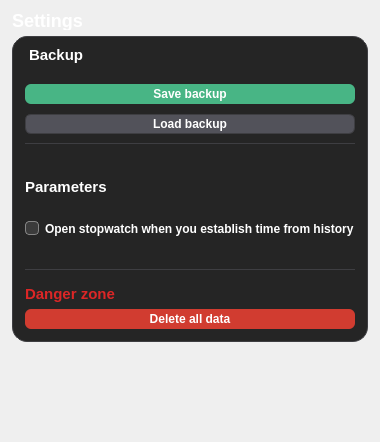
             <widget class="QWidget" name="settings_page">
              <layout class="QGridLayout" name="gridLayout_18">
               <property name="leftMargin">
                <number>0</number>
               </property>
               <property name="topMargin">
                <number>0</number>
               </property>
               <property name="rightMargin">
                <number>0</number>
               </property>
               <property name="bottomMargin">
                <number>0</number>
               </property>
               <item row="0" column="0">
                <layout class="QGridLayout" name="settings_grid">
                 <property name="leftMargin">
                  <number>12</number>
                 </property>
                 <property name="topMargin">
                  <number>10</number>
                 </property>
                 <property name="rightMargin">
                  <number>12</number>
                 </property>
                 <property name="bottomMargin">
                  <number>60</number>
                 </property>
                 <item row="0" column="0">
                  <widget class="QLabel" name="settings_title_label">
                   <property name="sizePolicy">
                    <sizepolicy hsizetype="Preferred" vsizetype="Maximum">
                     <horstretch>0</horstretch>
                     <verstretch>0</verstretch>
                    </sizepolicy>
                   </property>
                   <property name="minimumSize">
                    <size>
                     <width>0</width>
                     <height>20</height>
                    </size>
                   </property>
                   <property name="maximumSize">
                    <size>
                     <width>16777215</width>
                     <height>20</height>
                    </size>
                   </property>
                   <property name="styleSheet">
                    <string notr="true">color: white;
font-size: 18px;
font-weight: 700;</string>
                   </property>
                   <property name="text">
                    <string>Settings</string>
                   </property>
                  </widget>
                 </item>
                 <item row="2" column="0">
                  <widget class="QFrame" name="settings_frame">
                   <property name="sizePolicy">
                    <sizepolicy hsizetype="Preferred" vsizetype="Maximum">
                     <horstretch>0</horstretch>
                     <verstretch>0</verstretch>
                    </sizepolicy>
                   </property>
                   <property name="styleSheet">
                    <string notr="true">QFrame {
	background-color: #252525;
	border: 1px solid #3e3e42;
	border-radius: 15%;
}</string>
                   </property>
                   <property name="frameShape">
                    <enum>QFrame::StyledPanel</enum>
                   </property>
                   <property name="frameShadow">
                    <enum>QFrame::Raised</enum>
                   </property>
                   <layout class="QVBoxLayout" name="verticalLayout" stretch="1,2,1">
                    <property name="leftMargin">
                     <number>12</number>
                    </property>
                    <property name="topMargin">
                     <number>0</number>
                    </property>
                    <property name="rightMargin">
                     <number>12</number>
                    </property>
                    <property name="bottomMargin">
                     <number>0</number>
                    </property>
                    <item>
                     <widget class="QFrame" name="backup_frame">
                      <property name="sizePolicy">
                       <sizepolicy hsizetype="Preferred" vsizetype="Fixed">
                        <horstretch>0</horstretch>
                        <verstretch>0</verstretch>
                       </sizepolicy>
                      </property>
                      <property name="minimumSize">
                       <size>
                        <width>0</width>
                        <height>100</height>
                       </size>
                      </property>
                      <property name="styleSheet">
                       <string notr="true">border: none;</string>
                      </property>
                      <property name="frameShape">
                       <enum>QFrame::StyledPanel</enum>
                      </property>
                      <property name="frameShadow">
                       <enum>QFrame::Raised</enum>
                      </property>
                      <layout class="QGridLayout" name="gridLayout_22">
                       <property name="leftMargin">
                        <number>0</number>
                       </property>
                       <property name="rightMargin">
                        <number>0</number>
                       </property>
                       <property name="bottomMargin">
                        <number>0</number>
                       </property>
                       <property name="horizontalSpacing">
                        <number>0</number>
                       </property>
                       <property name="verticalSpacing">
                        <number>10</number>
                       </property>
                       <item row="3" column="0">
                        <widget class="QPushButton" name="loadbackup_btn">
                         <property name="minimumSize">
                          <size>
                           <width>0</width>
                           <height>20</height>
                          </size>
                         </property>
                         <property name="maximumSize">
                          <size>
                           <width>16777215</width>
                           <height>20</height>
                          </size>
                         </property>
                         <property name="styleSheet">
                          <string notr="true">QPushButton {
	background-color: #52525a;
	border: 1px solid #3e3e42;
	border-radius: 6%;
	color: #fff;
	font-weight: 700;
	font-size: 12px;
}

QPushButton:hover {
	background-color: #3e3e42;
	border: 1px solid #52525a;
}

</string>
                         </property>
                         <property name="text">
                          <string>Load backup</string>
                         </property>
                         <property name="icon">
                          <iconset>
                           <normaloff>resources/export-icons.png</normaloff>resources/export-icons.png</iconset>
                         </property>
                         <property name="iconSize">
                          <size>
                           <width>14</width>
                           <height>14</height>
                          </size>
                         </property>
                        </widget>
                       </item>
                       <item row="2" column="0">
                        <widget class="QPushButton" name="savebackup_btn">
                         <property name="minimumSize">
                          <size>
                           <width>0</width>
                           <height>20</height>
                          </size>
                         </property>
                         <property name="maximumSize">
                          <size>
                           <width>16777215</width>
                           <height>20</height>
                          </size>
                         </property>
                         <property name="styleSheet">
                          <string notr="true">QPushButton {
	background-color: #48b585;
	border-radius: 6%;
	color: #fff;
	font-size: 12px;
	font-weight: 700;
}

QPushButton:hover {
	background-color: #38936c;
}

</string>
                         </property>
                         <property name="text">
                          <string>Save backup</string>
                         </property>
                         <property name="icon">
                          <iconset>
                           <normaloff>resources/import-icon.png</normaloff>resources/import-icon.png</iconset>
                         </property>
                         <property name="iconSize">
                          <size>
                           <width>15</width>
                           <height>15</height>
                          </size>
                         </property>
                        </widget>
                       </item>
                       <item row="1" column="0">
                        <widget class="QLabel" name="backup_title_label">
                         <property name="sizePolicy">
                          <sizepolicy hsizetype="Preferred" vsizetype="Fixed">
                           <horstretch>0</horstretch>
                           <verstretch>0</verstretch>
                          </sizepolicy>
                         </property>
                         <property name="minimumSize">
                          <size>
                           <width>0</width>
                           <height>27</height>
                          </size>
                         </property>
                         <property name="styleSheet">
                          <string notr="true">color: white;
font-size: 15px;
font-weight: 700;
border: none;
margin-bottom: 10%;
</string>
                         </property>
                         <property name="text">
                          <string>Backup</string>
                         </property>
                        </widget>
                       </item>
                      </layout>
                     </widget>
                    </item>
                    <item>
                     <widget class="QFrame" name="parameters_frame">
                      <property name="sizePolicy">
                       <sizepolicy hsizetype="Preferred" vsizetype="Maximum">
                        <horstretch>0</horstretch>
                        <verstretch>0</verstretch>
                       </sizepolicy>
                      </property>
                      <property name="minimumSize">
                       <size>
                        <width>0</width>
                        <height>120</height>
                       </size>
                      </property>
                      <property name="styleSheet">
                       <string notr="true">border: none;
border-radius: 0;
border-top: 1px solid #3e3e42;
</string>
                      </property>
                      <property name="frameShape">
                       <enum>QFrame::StyledPanel</enum>
                      </property>
                      <property name="frameShadow">
                       <enum>QFrame::Raised</enum>
                      </property>
                      <layout class="QGridLayout" name="gridLayout_23" columnstretch="0">
                       <property name="leftMargin">
                        <number>0</number>
                       </property>
                       <property name="rightMargin">
                        <number>0</number>
                       </property>
                       <property name="bottomMargin">
                        <number>8</number>
                       </property>
                       <property name="spacing">
                        <number>0</number>
                       </property>
                       <item row="2" column="0">
                        <widget class="QCheckBox" name="parameter_1_chechbox">
                         <property name="styleSheet">
                          <string notr="true">QCheckBox {
	border: none;
	background-color: none;
	color: #fff;
	font-size: 12px;
	font-weight: 700;
}
QCheckBox::indicator {
    width: 12px;
    height: 12px;
    border: 1px solid #858585;
    border-radius: 4%;
    background: #3b3b3b;
}
QCheckBox::indicator:checked {
    background-color: #48b585;
}
QCheckBox::indicator:hover {
    border-color: #acacac;
}</string>
                         </property>
                         <property name="text">
                          <string>Open stopwatch when you establish time from history</string>
                         </property>
                        </widget>
                       </item>
                       <item row="1" column="0">
                        <widget class="QLabel" name="parameters_title_label">
                         <property name="sizePolicy">
                          <sizepolicy hsizetype="Preferred" vsizetype="Maximum">
                           <horstretch>0</horstretch>
                           <verstretch>0</verstretch>
                          </sizepolicy>
                         </property>
                         <property name="minimumSize">
                          <size>
                           <width>0</width>
                           <height>30</height>
                          </size>
                         </property>
                         <property name="styleSheet">
                          <string notr="true">border: none;
color: white;
font-size: 15px;
font-weight: 700;</string>
                         </property>
                         <property name="text">
                          <string>Parameters</string>
                         </property>
                        </widget>
                       </item>
                      </layout>
                     </widget>
                    </item>
                    <item>
                     <widget class="QFrame" name="dangerzone_frame">
                      <property name="sizePolicy">
                       <sizepolicy hsizetype="Preferred" vsizetype="Maximum">
                        <horstretch>0</horstretch>
                        <verstretch>0</verstretch>
                       </sizepolicy>
                      </property>
                      <property name="styleSheet">
                       <string notr="true">border: none;
border-radius: 0;
border-top: 1px solid #3e3e42;</string>
                      </property>
                      <property name="frameShape">
                       <enum>QFrame::StyledPanel</enum>
                      </property>
                      <property name="frameShadow">
                       <enum>QFrame::Raised</enum>
                      </property>
                      <layout class="QGridLayout" name="gridLayout_24">
                       <property name="leftMargin">
                        <number>0</number>
                       </property>
                       <property name="rightMargin">
                        <number>0</number>
                       </property>
                       <property name="bottomMargin">
                        <number>12</number>
                       </property>
                       <property name="spacing">
                        <number>0</number>
                       </property>
                       <item row="0" column="0">
                        <widget class="QLabel" name="dangerzone_title_label">
                         <property name="sizePolicy">
                          <sizepolicy hsizetype="Preferred" vsizetype="Maximum">
                           <horstretch>0</horstretch>
                           <verstretch>0</verstretch>
                          </sizepolicy>
                         </property>
                         <property name="minimumSize">
                          <size>
                           <width>0</width>
                           <height>30</height>
                          </size>
                         </property>
                         <property name="styleSheet">
                          <string notr="true">border: none;
font-size: 15px;
font-weight: 700;
color: #DC2626;</string>
                         </property>
                         <property name="text">
                          <string>Danger zone</string>
                         </property>
                        </widget>
                       </item>
                       <item row="1" column="0">
                        <widget class="QPushButton" name="dangerzone_deleteall_btn">
                         <property name="sizePolicy">
                          <sizepolicy hsizetype="Minimum" vsizetype="Fixed">
                           <horstretch>0</horstretch>
                           <verstretch>0</verstretch>
                          </sizepolicy>
                         </property>
                         <property name="minimumSize">
                          <size>
                           <width>0</width>
                           <height>20</height>
                          </size>
                         </property>
                         <property name="maximumSize">
                          <size>
                           <width>16777215</width>
                           <height>20</height>
                          </size>
                         </property>
                         <property name="styleSheet">
                          <string notr="true">QPushButton {
	border: none;
	background-color: #d13c30;
	border-radius: 6%;
	color: #fff;
	font-weight: 700;
	font-size: 12px;
}

QPushButton:hover {
	background-color: #af3025;
}

</string>
                         </property>
                         <property name="text">
                          <string>Delete all data</string>
                         </property>
                         <property name="icon">
                          <iconset>
                           <normaloff>resources/delete-icon.png</normaloff>resources/delete-icon.png</iconset>
                         </property>
                         <property name="iconSize">
                          <size>
                           <width>14</width>
                           <height>14</height>
                          </size>
                         </property>
                        </widget>
                       </item>
                      </layout>
                     </widget>
                    </item>
                   </layout>
                  </widget>
                 </item>
                 <item row="3" column="0">
                  <spacer name="settings_verticalspacer">
                   <property name="orientation">
                    <enum>Qt::Vertical</enum>
                   </property>
                   <property name="sizeHint" stdset="0">
                    <size>
                     <width>20</width>
                     <height>40</height>
                    </size>
                   </property>
                  </spacer>
                 </item>
                </layout>
               </item>
              </layout>
             </widget>
